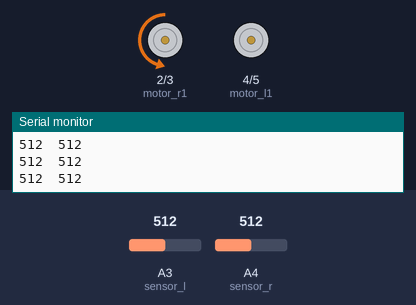
Recording of a sketch running on a simulated Arduino Mega 2560, built with avr-gcc and run on an emulated ATmega2560. Parts: motor-driver pin pairs drawn as motors (green arrow = first pin HIGH = forward, orange = second pin HIGH = backward, longer = more drive, scaled by the enable pin), the last lines printed to the serial monitor. Inputs (shaded band) come from the test bench; at power-on: A3 (sensor_l) = 512, A4 (sensor_r) = 512.

Above: at 1.2 s.
1.3 s: A3 (sensor_l) set to 737
4.3 s: A3 (sensor_l) set to 760
At 5.5 s:
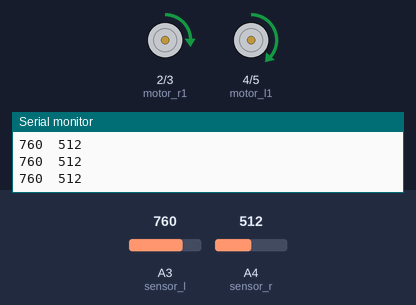
5.8 s: A4 (sensor_r) set to 733
7.3 s: A4 (sensor_r) set to 766
At 7.6 s:
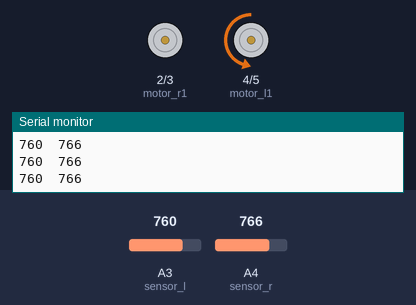
8.8 s: A3 (sensor_l) set to 740
At 10.0 s:
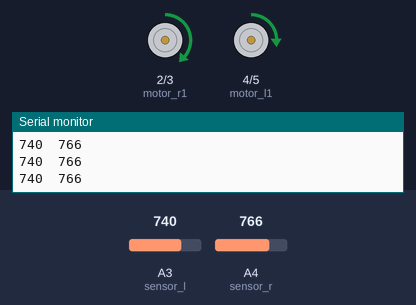
10.3 s: A3 (sensor_l) set to 900
At 11.3 s:
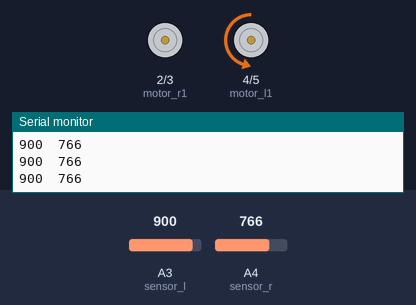
Timing chart, 0 to 12.8 s (numbered marks = the images above; inputs shaded):
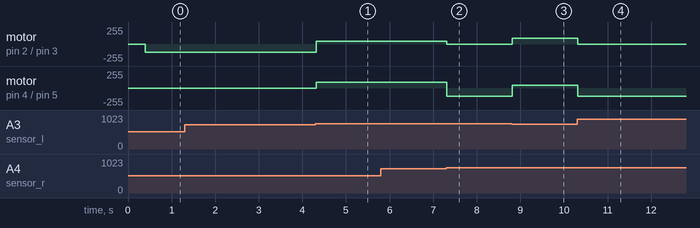

Measured:
- the behaviour switches between 749 and 750 on A3 (sensor_l) (found by bisection; images 0 and 1)
- the behaviour switches between 749 and 750 on A4 (sensor_r) (found by bisection; images 1 and 2)
- after the input at 4.3 s, motor on pin 2 (motor_r1) / pin 3 (motor_r2): backward 120/255 → forward 40/255 at once; motor on pin 4 (motor_l1) / pin 5 (motor_l2): stopped → forward 85/255 at once
- after the input at 7.3 s, motor on pin 2 (motor_r1) / pin 3 (motor_r2): forward 40/255 → stopped at once; motor on pin 4 (motor_l1) / pin 5 (motor_l2): forward 85/255 → backward 120/255 at once
- after the input at 8.8 s, motor on pin 2 (motor_r1) / pin 3 (motor_r2): stopped → forward 85/255 at once; motor on pin 4 (motor_l1) / pin 5 (motor_l2): backward 120/255 → forward 40/255 at once
- after the input at 10.3 s, motor on pin 2 (motor_r1) / pin 3 (motor_r2): forward 85/255 → stopped at once; motor on pin 4 (motor_l1) / pin 5 (motor_l2): forward 40/255 → backward 120/255 at once

The sketch:

sketch_may13b.ino
```cpp
//なし
//一周改良版
#include <Servo.h>// Arduino Uno のピン配置
// モータ
const int motor_r1 = 2; // Arduinoの2番ピンに対応
const int motor_r2 = 3;
const int pwm_motor_r = 10; // PWM信号生成可能なピンを選ぶ
const int motor_l1 = 4;
const int motor_l2 = 5;
const int pwm_motor_l = 11;

const int SERVO_PIN = 30;
Servo myServo;

int last_turn_flag = 0; // 1 = 右 2 = 左
// フォトリフレクタ（2センサ構成：左・右）
const int sensor_l = A3; // 左センサ
const int sensor_r = A4; // 右センサ
// センサから読み取った値（analog）
int val_l = 0;
int val_r = 0;

// ライントレース用のパラメータ
// 黒い線の上では反射が少なく analogRead の値が大きくなる想定
// 実機に合わせて threshold を調整する
const int threshold = 750;    // 白／黒を判定するしきい値
const int traceSpeed = 95;   // ライントレース中の基本速度（0-255）
bool curving = false;

unsigned long whiteStarttime = 0;
bool whiteflag = false;
bool hasRotated = false;

void setup() { // 実行時に1回だけ実行
  pinMode(motor_r1, OUTPUT); // motor_r1 に対応するピン（2番）を出力ポートに設定
  pinMode(motor_r2, OUTPUT);
  pinMode(motor_l1, OUTPUT);
  pinMode(motor_l2, OUTPUT);
  pinMode(pwm_motor_r, OUTPUT);
  pinMode(pwm_motor_l, OUTPUT);
  Serial.begin(9600);
}

void stopMotor() { // モータを停止させる関数
  digitalWrite(motor_l1, LOW);
  digitalWrite(motor_l2, LOW);
  analogWrite(pwm_motor_l, 0);
  digitalWrite(motor_r1, LOW);
  digitalWrite(motor_r2, LOW);
  analogWrite(pwm_motor_r, 0);
}

void forward(int speedBase = 200) { // 前進させる関数
  digitalWrite(motor_l1, HIGH);
  digitalWrite(motor_l2, LOW);
  analogWrite(pwm_motor_l, speedBase);
  digitalWrite(motor_r1, HIGH);
  digitalWrite(motor_r2, LOW);
  analogWrite(pwm_motor_r, speedBase);
  delay(5);
}

void backward(int speedBase = 200) { // 後退させる関数
  digitalWrite(motor_l1, LOW);
  digitalWrite(motor_l2, HIGH);
  analogWrite(pwm_motor_l, speedBase);
  digitalWrite(motor_r1, LOW);
  digitalWrite(motor_r2, HIGH);
  analogWrite(pwm_motor_r, speedBase);
  delay(20);
}

void turnLeft(int speedBase = 180, int diff = 30) { // 左方向へ緩やかに曲がる
  int l = 0;
  int r = speedBase + diff;
  if (l < 0) l = 0;
  if (r > 255) r = 255;
  digitalWrite(motor_l1, HIGH);
  digitalWrite(motor_l2, LOW);
  analogWrite(pwm_motor_l, l);
  digitalWrite(motor_r1, LOW);
  digitalWrite(motor_r2, HIGH);
  analogWrite(pwm_motor_r, r);
  delay(1);
}

void turnRight(int speedBase = 180, int diff = 30) { // 右方向へ緩やかに曲がる
  int l = speedBase + diff;
  int r = 0;
  if (l > 255) l = 255;
  if (r < 0) r = 0;
  digitalWrite(motor_l1, LOW);
  digitalWrite(motor_l2, HIGH);
  analogWrite(pwm_motor_l, l);
  digitalWrite(motor_r1, HIGH);
  digitalWrite(motor_r2, LOW);
  analogWrite(pwm_motor_r, r);
  delay(1);
}

// ライントレース用：両輪とも前進させつつ左右の速度差で緩やかに曲がる
// diff が大きいほど曲がりが鋭くなる
void curveLeft(int speedBase = 180, int diff = 30) { // 左方向へ緩やかに曲がる
  int l = 40;
  int r = speedBase + diff;
  if (l < 0) l = 80;
  if (r > 255) r = 255;
  digitalWrite(motor_l1, HIGH);
  digitalWrite(motor_l2, LOW);
  analogWrite(pwm_motor_l, l);
  digitalWrite(motor_r1, HIGH);
  digitalWrite(motor_r2, LOW);
  analogWrite(pwm_motor_r, r);
  delay(1);
}

void curveRight(int speedBase = 180, int diff = 30) { // 右方向へ緩やかに曲がる
  int l = speedBase + diff;
  int r = 40;
  if (l > 255) l = 255;
  if (r < 0) r = 80;
  digitalWrite(motor_l1, HIGH);
  digitalWrite(motor_l2, LOW);
  analogWrite(pwm_motor_l, l);
  digitalWrite(motor_r1, HIGH);
  digitalWrite(motor_r2, LOW);
  analogWrite(pwm_motor_r, r);
  delay(1);
}

void whitesensor(bool bothwhite) {
  if (bothwhite) {
    if (!whiteflag) {
      whiteStarttime = millis();
      whiteflag = true;
    } else {
    if (millis() - whiteStarttime >= 400) {
      if (!hasRotated) {
        turnLeft(traceSpeed -5);
        hasRotated =true;
      }
    }
  }
  }
}

void loop() { // 制御プログラム（2センサによるライントレース）
  // 2つのセンサをアナログ値で読み取る
  val_l = analogRead(sensor_l);
  val_r = analogRead(sensor_r);
  // シリアルポートに読み取った値を表示させる（threshold 調整に利用）
  // 左 / 右 の順でタブ区切り出力
  Serial.print(val_l);
  Serial.print('\t');
  Serial.println(val_r);

  // 黒（線上） = val >= threshold, 白（床）= val < threshold
  bool on_l = (val_l >= threshold);
  bool on_r = (val_r >= threshold);

  // 2センサのパターンで分岐（2つのセンサは黒線を挟むように配置する想定）
  //  LR
  //  --
  //  00 … 両方白 … 線が中央にある（センサ間）→ 直進。ただし一定時間継続したら復帰
  //  10 … 左のみ黒 … 線が左にずれた → 左へ旋回して復帰
  //  01 … 右のみ黒 … 線が右にずれた → 右へ旋回して復帰
  //  11 … 両方黒  … 交差点／太線 → とりあえず直進
  if (!on_l && !on_r) {
    // 両方白 → 連続時間を計測して、一定時間超えたら線を見失ったと判断
    curving = false;
    whitesensor(true);
  } else if (!on_l && on_r) {
    // 左が線を検出 → 左へ
    curveLeft(traceSpeed -40);
    whitesensor(false);
  } else if (on_l && !on_r) {
    // 右が線を検出 → 右へ
    curveRight(traceSpeed -40);
    whitesensor(false);
  } else {
    // 両方黒（交差点・太線）→ 直進
    curving = false;
    turnRight(traceSpeed -5);
    whitesensor(false);
  }

}
```
